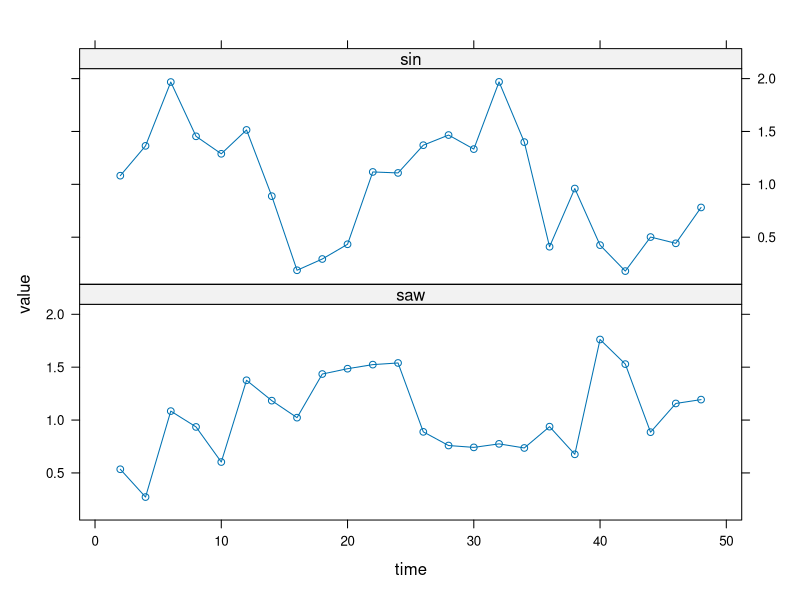

Write the R code that produced this figure. (Note: this script raises an error after producing the figure.)
###############################################################################
#
# Project: 	Methodology
# Script:	example_rain.R
# Version:	
# Created:	
# Updated:	Mar 8, 2016
# Author: 	Robert P. Yerex
# Copyright Robert P., Yerex, 2016
###############################################################################

# Simple Example

set.seed(123)
times <- c(1: 24) * 2
sin <- 1 + 0.5 * sin(times / 24 * 2 * pi) + rnorm(24, 0, 0.3)
saw <- rep(13:24 / 18 , 2) + rnorm(24, 0, 0.3)
measure <- cbind(sin, saw)
require('lattice')
x11()
xyplot(t(measure)~rep(times, each=2) | c('sin', 'saw'),
		layout = c(1, 2), type = 'o', xlab = 'time', ylab = 'value', cex.lab = 0.6)


rainresult <- rain(measure, period=24, 
		deltat=2, peak.border=c(0.1,0.9),
		verbose=FALSE)
rainresult


# Mouse RNA Example
data(menetRNASeqMouseLiver)
colnames(menetRNASeqMouseLiver)

results <- rain(t(menetRNASeqMouseLiver), deltat=4, period=24, nr.series=2,
		peak.border=c(0.3, 0.7), verbose=FALSE) 

best <- order(results$pVal)[1:10]
X11()
xyplot(as.matrix(menetRNASeqMouseLiver
								[best, (0:5 * 2 + rep(c(1, 2), each = 6))]) 
				~rep(0:11 * 4 + 2, each = 10) |rownames(menetRNASeqMouseLiver)[best], 
		scales = list(y = list(relation = 'free')),
		layout = c(2, 5), type = 'b', pch = 16, xlab = 'time', 
		ylab = 'expression value', cex.lab = 1)

x11()
plot(NULL, NULL, xlim = c(0, 1),ylim = c(0, 1), bty = 'n', xaxt = "n", 
		yaxt = "n", xlab = '', ylab = '', mar=c(0,0,1,0))
lines(c(0.2, 0.8), c(1.02, 1.02), lwd = 15, col = 'grey85', lend = 1)
lines(c(0, 0.3, 1), c(0, 1, 0), lwd = 2)
axis(3, c(0, 0.3, 1), labels = c('0', '', '1'), cex = 0.6)
text(0.65, 1.2, "c(0.2, 0.8)", col='grey75', xpd=TRUE)

rainresult

